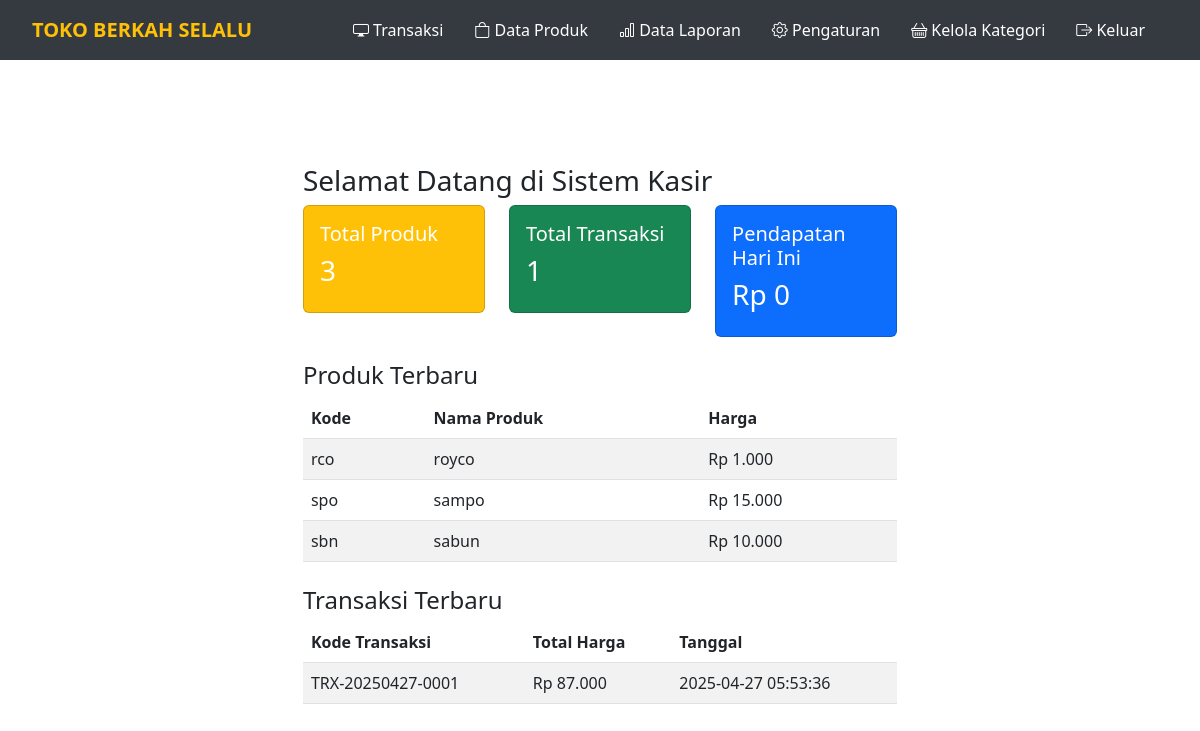
Before: /dashboard.php (signed in) with the older database file.
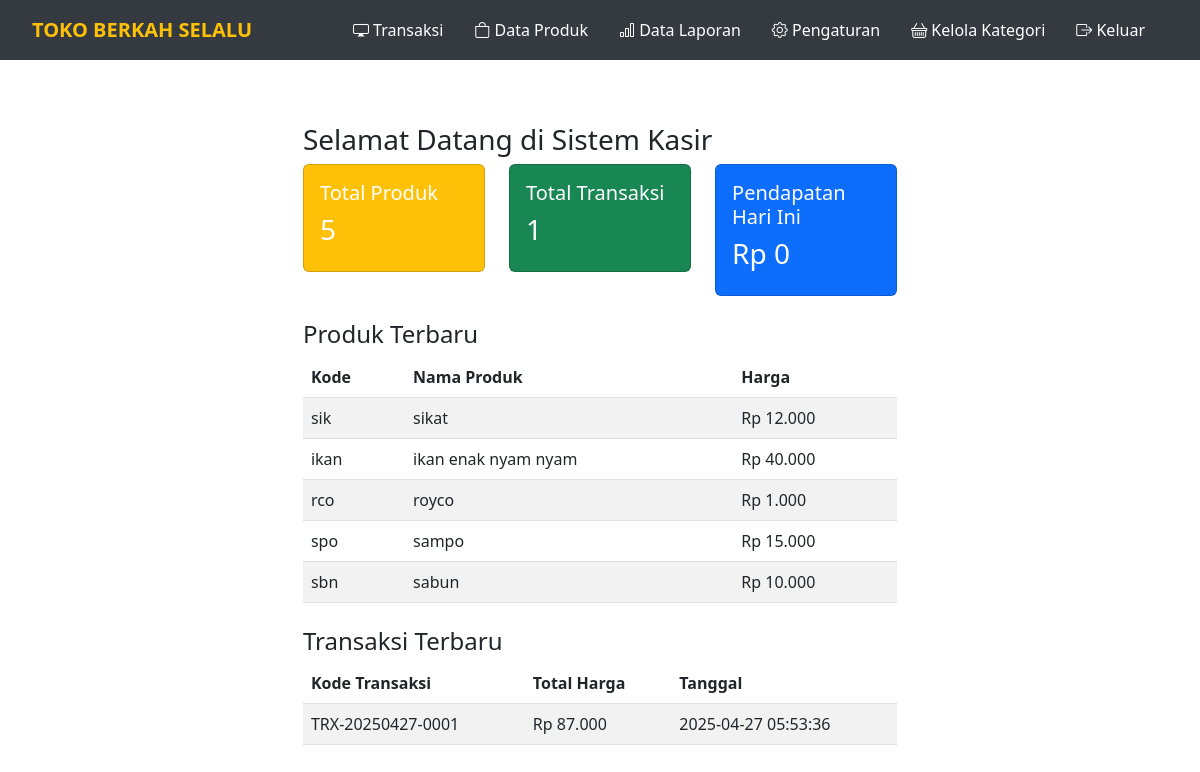
After: the same page with the newer database file.
### tables this page shows
CREATE TABLE `produk` (
  `id` int(11) NOT NULL,
  `kode_produk` varchar(50) NOT NULL,
  `nama_produk` varchar(100) NOT NULL,
  `harga` int(11) NOT NULL,
  `stok` int(11) NOT NULL,
  `gambar` varchar(255) DEFAULT NULL,
  `kategori_id` int(11) DEFAULT NULL
);

CREATE TABLE `transaksi` (
  `id` int(11) NOT NULL,
  `kode_transaksi` varchar(20) NOT NULL,
  `nama_pelanggan` varchar(100) NOT NULL,
  `total_harga` int(11) NOT NULL,
  `tanggal` timestamp NOT NULL DEFAULT current_timestamp(),
  `id_pelanggan` int(11) DEFAULT NULL,
  `id_operator` int(11) DEFAULT NULL
);

### dashboard.php (the view, shortened to what this page needs)
<?php
include 'init.php';
?>
<!DOCTYPE html>
<html lang="id">
<head>
    <link rel="stylesheet" href="https://cdn.jsdelivr.net/npm/bootstrap@5.3.0/dist/css/bootstrap.min.css">
    <link rel="stylesheet" href="assets/style.css">
</head>
<body>
<?php include 'navbar.php'; ?>
<div class="main-content">
    <div class="container mt-4">
        <h3>Selamat Datang di Sistem Kasir</h3>
        <div class="row">
            <div class="col-md-4">
                <div class="card bg-warning text-white">
                    <div class="card-body">
                        <h5>Total Produk</h5>
                        <?php
                            $result = mysqli_query($koneksi, "SELECT COUNT(*) AS total FROM produk");
                            $data = mysqli_fetch_assoc($result);
                            echo "<h3>" . ($data['total'] ?? 0) . "</h3>";
                        ?>
                    </div>
                </div>
            </div>
            <div class="col-md-4">
                <div class="card bg-success text-white">
                    <div class="card-body">
                        <h5>Total Transaksi</h5>
                        <?php
                            $result = mysqli_query($koneksi, "SELECT COUNT(*) AS total FROM transaksi");
                            $data = mysqli_fetch_assoc($result);
                            echo "<h3>" . ($data['total'] ?? 0) . "</h3>";
                        ?>
                    </div>
                </div>
            </div>
            <div class="col-md-4">
                <div class="card bg-primary text-white">
                    <div class="card-body">
                        <h5>Pendapatan Hari Ini</h5>
                        <?php
                            $result = mysqli_query($koneksi, "SELECT SUM(total_harga) AS total FROM transaksi WHERE DATE(tanggal) = CURDATE()");
                            $data = mysqli_fetch_assoc($result);
                            $total_pendapatan = $data['total'] ?? 0;
                            echo "<h3>Rp " . number_format($total_pendapatan, 0, ',', '.') . "</h3>";
                        ?>
                    </div>
                </div>
            </div>
        </div>
        <div class="mt-4">
            <h4>Produk Terbaru</h4>
            <table class="table table-striped">
                <thead>
                    <tr>
                        <th>Kode</th>
                        <th>Nama Produk</th>
                        <th>Harga</th>
                    </tr>
                </thead>
                <tbody>
                    <?php
                    $result = mysqli_query($koneksi, "SELECT * FROM produk ORDER BY id DESC LIMIT 5");
                    if(mysqli_num_rows($result) > 0) {
                        while ($row = mysqli_fetch_assoc($result)) {
                            echo "<tr>
                                    <td>{$row['kode_produk']}</td>
                                    <td>{$row['nama_produk']}</td>
                                    <td>Rp " . number_format($row['harga'], 0, ',', '.') . "</td>
                                  </tr>";
                        }
                    } else {
                        echo "<tr><td colspan='3' class='text-center'>Tidak ada produk terbaru.</td></tr>";
                    }
                    ?>
                </tbody>
            </table>
        </div>
        <div class="mt-4">
            <h4>Transaksi Terbaru</h4>
            <table class="table table-striped">
                <thead>
                    <tr>
                        <th>Kode Transaksi</th>
                        <th>Total Harga</th>
                        <th>Tanggal</th>
                    </tr>
                </thead>
                <tbody>
                    <?php
                    $result = mysqli_query($koneksi, "SELECT * FROM transaksi ORDER BY id DESC LIMIT 5");
                    if(mysqli_num_rows($result) > 0) {
                        while ($row = mysqli_fetch_assoc($result)) {
                            echo "<tr>
                                    <td>{$row['kode_transaksi']}</td>
                                    <td>Rp " . number_format($row['total_harga'], 0, ',', '.') . "</td>
                                    <td>{$row['tanggal']}</td>
                                  </tr>";
                        }
                    } else {
                        echo "<tr><td colspan='3' class='text-center'>Tidak ada transaksi terbaru.</td></tr>";
                    }
                    ?>
                </tbody>
            </table>
        </div>
    </div>
</div>
</body>
</html>

Changed rows visible on the page:
added produk: kode_produk "sik", nama_produk "sikat", harga "12.000"
added produk: kode_produk "ikan", nama_produk "ikan enak nyam nyam", harga "40.000"
Other visible differences:
$data['total']: "3" → "5"
